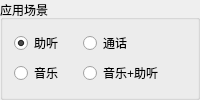
         <widget class="QGroupBox" name="groupBoxModeType">
          <property name="sizePolicy">
           <sizepolicy hsizetype="Fixed" vsizetype="Fixed">
            <horstretch>0</horstretch>
            <verstretch>0</verstretch>
           </sizepolicy>
          </property>
          <property name="minimumSize">
           <size>
            <width>200</width>
            <height>0</height>
           </size>
          </property>
          <property name="maximumSize">
           <size>
            <width>200</width>
            <height>16777215</height>
           </size>
          </property>
          <property name="title">
           <string>应用场景</string>
          </property>
          <layout class="QHBoxLayout" name="horizontalLayout_10">
           <item>
            <layout class="QGridLayout" name="gridLayout_31">
             <property name="horizontalSpacing">
              <number>20</number>
             </property>
             <item row="0" column="2">
              <widget class="QRadioButton" name="modeTypeBtn_1">
               <property name="text">
                <string>通话</string>
               </property>
              </widget>
             </item>
             <item row="0" column="0">
              <widget class="QRadioButton" name="modeTypeBtn_0">
               <property name="text">
                <string>助听</string>
               </property>
               <property name="checked">
                <bool>true</bool>
               </property>
              </widget>
             </item>
             <item row="2" column="2">
              <widget class="QRadioButton" name="modeTypeBtn_3">
               <property name="text">
                <string>音乐+助听</string>
               </property>
              </widget>
             </item>
             <item row="2" column="0">
              <widget class="QRadioButton" name="modeTypeBtn_2">
               <property name="text">
                <string>音乐</string>
               </property>
              </widget>
             </item>
             <item row="0" column="3">
              <spacer name="horizontalSpacer_23">
               <property name="orientation">
                <enum>Qt::Horizontal</enum>
               </property>
               <property name="sizeHint" stdset="0">
                <size>
                 <width>40</width>
                 <height>20</height>
                </size>
               </property>
              </spacer>
             </item>
            </layout>
           </item>
          </layout>
         </widget>
